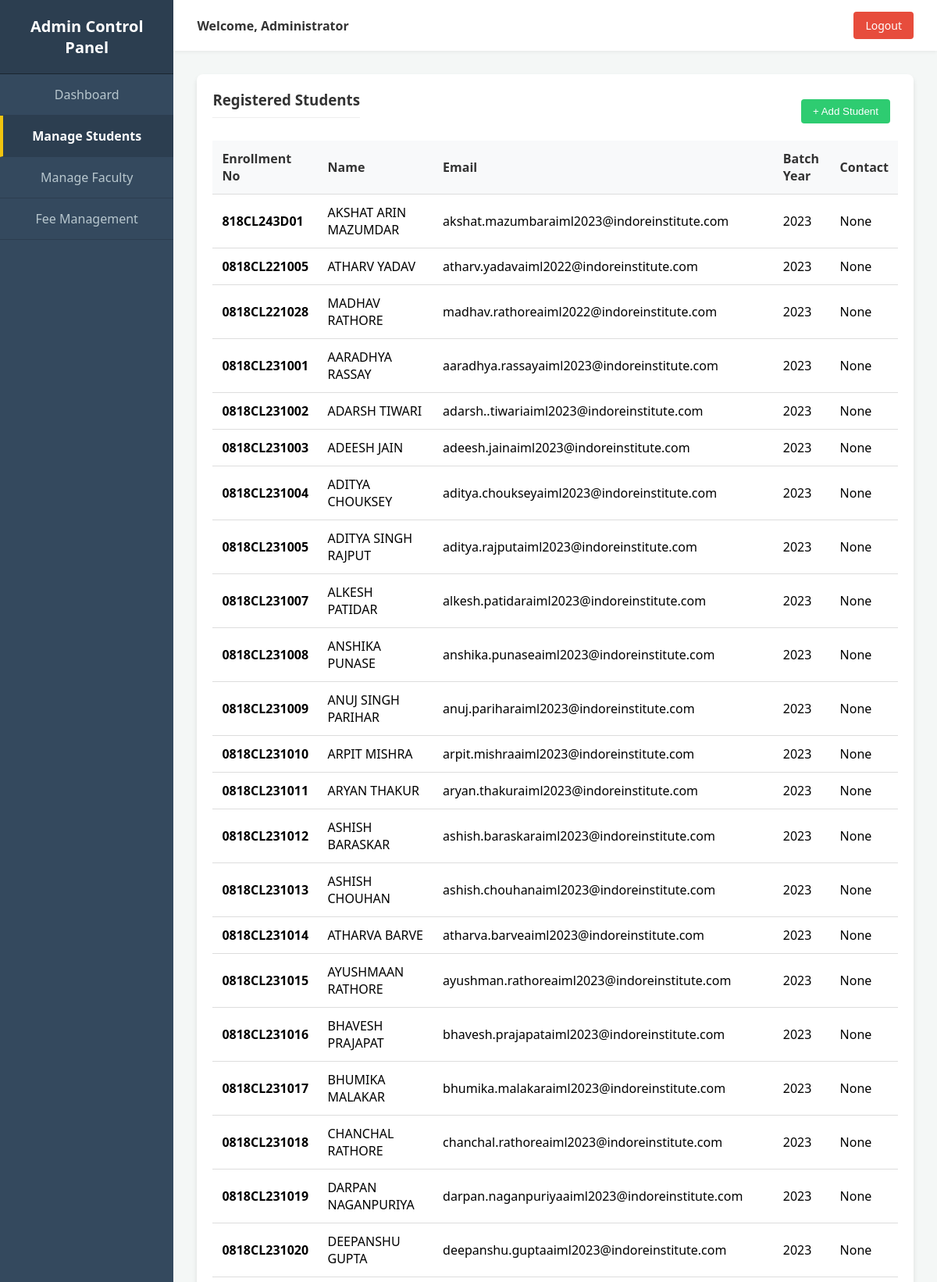
The page /admin-panel/students/ (upper part) on the database its author committed.
### backend/student/models.py (models this page shows, shortened)
class StudentProfile(models.Model):
    user = models.OneToOneField(User, on_delete=models.CASCADE, related_name='student_profile')
    enrollment_number = models.CharField(max_length=50, unique=True)
    batch_year = models.IntegerField()
    contact_number = models.CharField(max_length=20, null=True, blank=True)
    address = models.TextField(null=True, blank=True)
    date_of_birth = models.DateField(null=True, blank=True)

### authentication/models.py (models this page shows, shortened)
class User(models.Model):
    ROLE_CHOICES = [
        ('student','Student'),
        ('faculty','Faculty'),
        ('admin','Admin')
    ]
    name = models.CharField(max_length=100)
    email = models.EmailField(unique=True)
    role = models.CharField(max_length=10, choices=ROLE_CHOICES)
    password = models.CharField(max_length=100, default="ADMIN")

### backend/administration/views.py (the view)
# urls.py: path('students/', views.manage_students, name='manage_students'),
def manage_students(request):
    students = StudentProfile.objects.all().select_related('user')
    return render(request, "dashboards/admin/students.html", {'students': students})

### templates/dashboards/admin/students.html (shortened to what this page needs)
{% extends 'dashboards/admin/base.html' %}
{% block content %}
<div class="card">
    <div style="display: flex; justify-content: space-between; align-items: center;">
        <h3>Registered Students</h3>
        <button style="padding: 8px 15px; background: #2ecc71; color: white; border: none; border-radius: 4px; cursor: pointer;">+ Add Student</button>
    </div>
    <table>
        <thead>
            <tr>
                <th>Enrollment No</th>
                <th>Name</th>
                <th>Email</th>
                <th>Batch Year</th>
                <th>Contact</th>
            </tr>
        </thead>
        <tbody>
            {% for student in students %}
            <tr>
                <td><strong>{{ student.enrollment_number }}</strong></td>
                <td>{{ student.user.name }}</td>
                <td>{{ student.user.email }}</td>
                <td>{{ student.batch_year }}</td>
                <td>{{ student.contact_number }}</td>
            </tr>
            {% empty %}
            <tr><td colspan="5">No students registered in the system yet.</td></tr>
            {% endfor %}
        </tbody>
    </table>
</div>
{% endblock %}

### static/css/style.css (style rules this page uses)
body { font-family: Arial; background:#f4f7fb; text-align:center; }
button { background:#1a3c6e; color:white; border:none; padding:12px 25px; margin:10px; cursor:pointer; border-radius:6px; }

### templates/dashboards/admin/base.html (style rules this page uses)
body { margin: 0; padding: 0; font-family: 'Segoe UI', Tahoma, Geneva, Verdana, sans-serif; background-color: #f4f7f6; display: flex; min-height: 100vh; }
.card { background: #fff; border-radius: 8px; box-shadow: 0 4px 6px rgba(0,0,0,0.1); padding: 20px; margin-bottom: 20px; }
.card h3 { margin-top: 0; color: #333; border-bottom: 1px solid #eee; padding-bottom: 10px; }
table { width: 100%; border-collapse: collapse; margin-top: 10px; }
table th, table td { padding: 12px; text-align: left; border-bottom: 1px solid #ddd; }
table th { background-color: #f8f9fa; color: #333; }

### rows shown on the page
StudentProfile: enrollment_number "818CL243D01", user.name "AKSHAT ARIN MAZUMDAR", user.email "akshat.mazumbaraiml2023@indoreinstitute.com", batch_year "2023", contact_number "None"
StudentProfile: enrollment_number "0818CL221005", user.name "ATHARV YADAV", user.email "atharv.yadavaiml2022@indoreinstitute.com", batch_year "2023", contact_number "None"
StudentProfile: enrollment_number "0818CL221028", user.name "MADHAV RATHORE", user.email "madhav.rathoreaiml2022@indoreinstitute.com", batch_year "2023", contact_number "None"
StudentProfile: enrollment_number "0818CL231001", user.name "AARADHYA RASSAY", user.email "aaradhya.rassayaiml2023@indoreinstitute.com", batch_year "2023", contact_number "None"
StudentProfile: enrollment_number "0818CL231002", user.name "ADARSH TIWARI", user.email "adarsh..tiwariaiml2023@indoreinstitute.com", batch_year "2023", contact_number "None"
StudentProfile: enrollment_number "0818CL231003", user.name "ADEESH JAIN", user.email "adeesh.jainaiml2023@indoreinstitute.com", batch_year "2023", contact_number "None"
StudentProfile: enrollment_number "0818CL231004", user.name "ADITYA CHOUKSEY", user.email "aditya.choukseyaiml2023@indoreinstitute.com", batch_year "2023", contact_number "None"
StudentProfile: enrollment_number "0818CL231005", user.name "ADITYA SINGH RAJPUT", user.email "aditya.rajputaiml2023@indoreinstitute.com", batch_year "2023", contact_number "None"
StudentProfile: enrollment_number "0818CL231007", user.name "ALKESH PATIDAR", user.email "alkesh.patidaraiml2023@indoreinstitute.com", batch_year "2023", contact_number "None"
StudentProfile: enrollment_number "0818CL231008", user.name "ANSHIKA PUNASE", user.email "anshika.punaseaiml2023@indoreinstitute.com", batch_year "2023", contact_number "None"
StudentProfile: enrollment_number "0818CL231009", user.name "ANUJ SINGH PARIHAR", user.email "anuj.pariharaiml2023@indoreinstitute.com", batch_year "2023", contact_number "None"
StudentProfile: enrollment_number "0818CL231010", user.name "ARPIT MISHRA", user.email "arpit.mishraaiml2023@indoreinstitute.com", batch_year "2023", contact_number "None"
StudentProfile: enrollment_number "0818CL231011", user.name "ARYAN THAKUR", user.email "aryan.thakuraiml2023@indoreinstitute.com", batch_year "2023", contact_number "None"
StudentProfile: enrollment_number "0818CL231012", user.name "ASHISH BARASKAR", user.email "ashish.baraskaraiml2023@indoreinstitute.com", batch_year "2023", contact_number "None"
StudentProfile: enrollment_number "0818CL231013", user.name "ASHISH CHOUHAN", user.email "ashish.chouhanaiml2023@indoreinstitute.com", batch_year "2023", contact_number "None"
StudentProfile: enrollment_number "0818CL231014", user.name "ATHARVA BARVE", user.email "atharva.barveaiml2023@indoreinstitute.com", batch_year "2023", contact_number "None"
StudentProfile: enrollment_number "0818CL231015", user.name "AYUSHMAAN RATHORE", user.email "ayushman.rathoreaiml2023@indoreinstitute.com", batch_year "2023", contact_number "None"
StudentProfile: enrollment_number "0818CL231016", user.name "BHAVESH PRAJAPAT", user.email "bhavesh.prajapataiml2023@indoreinstitute.com", batch_year "2023", contact_number "None"
StudentProfile: enrollment_number "0818CL231017", user.name "BHUMIKA MALAKAR", user.email "bhumika.malakaraiml2023@indoreinstitute.com", batch_year "2023", contact_number "None"
StudentProfile: enrollment_number "0818CL231018", user.name "CHANCHAL RATHORE", user.email "chanchal.rathoreaiml2023@indoreinstitute.com", batch_year "2023", contact_number "None"
StudentProfile: enrollment_number "0818CL231019", user.name "DARPAN NAGANPURIYA", user.email "darpan.naganpuriyaaiml2023@indoreinstitute.com", batch_year "2023", contact_number "None"
StudentProfile: enrollment_number "0818CL231020", user.name "DEEPANSHU GUPTA", user.email "deepanshu.guptaaiml2023@indoreinstitute.com", batch_year "2023", contact_number "None"
